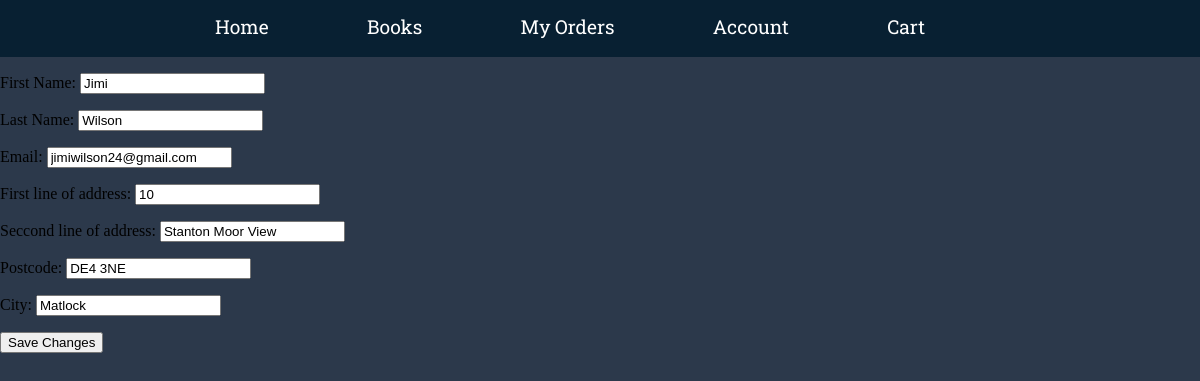
The app's page /account/profile (signed in) with its own data.
### accounts/models.py (models this page shows, shortened)
class User(AbstractBaseUser):
    email = models.EmailField(max_length=255, unique=True)
    firstName = models.CharField(max_length=255, blank=True, null=True)
    lastName = models.CharField(max_length=255, blank=True, null=True)
    staff = models.BooleanField(default=False)  # staff user non superuser
    admin = models.BooleanField(default=False)  # superuser
    shipping_address = models.ForeignKey(ShippingAddressModel,
                                         on_delete=SET_NULL,
                                         null=True)
    USERNAME_FIELD = 'email'  # username
    objects = UserManager()

class ShippingAddressModel(models.Model):
    first_line_of_address = models.CharField(max_length=200)
    seccond_line_of_address = models.CharField(max_length=200)
    postcode = models.CharField(max_length=8)
    city = models.CharField(max_length=200, null=True)

### accounts/views.py (the view, shortened to what this page needs)
# urls.py: path('profile', ProfileView.as_view(), name="profile"),
@method_decorator(login_required, name='dispatch')
class ProfileView(View):
    template_name = 'accounts/profile.html'
    def get(self, request, *args, **kwargs):
        shipping_form = ShippingAddressForm(
            instance=request.user.shipping_address)
        user_form = UserUpdateForm(instance=request.user)
        context = {'shipping_form': shipping_form, 'user_form': user_form}
        return render(request, self.template_name, context)

### LibraryApp/forms.py
class ShippingAddressForm(forms.ModelForm):
    class Meta:
        model = ShippingAddressModel
        fields = [
            'first_line_of_address', 'seccond_line_of_address', 'postcode',
            'city'
        ]

### accounts/forms.py
class UserUpdateForm(forms.ModelForm):
    email = forms.EmailField(widget=forms.TextInput(
        attrs={'placeholder': 'Type Your Email Address'}))
    firstName = forms.CharField(
        widget=forms.TextInput(attrs={'placeholder': 'Type Your First Name'}),
        label="First Name:")
    lastName = forms.CharField(
        widget=forms.TextInput(attrs={'placeholder': 'Type Your Last Name'}),
        label="Last Name:")
    class Meta:
        model = User
        fields = ('firstName', 'lastName', 'email')

### accounts/templates/accounts/profile.html (shortened to what this page needs)
{% extends "base.html" %}
{% load static %}
{% block head %}
<link rel="stylesheet" href="{% static 'css/account/profile.css' %}">
{% endblock %}
{% block content %}
<form method="post">
  {{user_form.as_p}}
  {{shipping_form.as_p}}
  <button type="submit" name="button">Save Changes</button>
</form>
{% endblock %}

### LibraryApp/templates/library/navbar.html (style rules this page uses)
body { padding: 0; margin: 0; background-color: #2C394B; }

### records on screen
User: firstName "Jimi", lastName "Wilson", email "jimiwilson24@gmail.com"
ShippingAddressModel: first_line_of_address "10", seccond_line_of_address "Stanton Moor View", postcode "DE4 3NE", city "Matlock"
